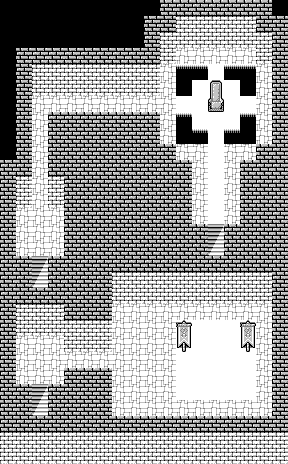

A level layout from a 2D game, rendered from its tile map. Below: a short description, then the map file with tile-grid data replaced by summaries:
An orthogonal 18x29 tile map with 16x16 px tiles, 2 tile layers (Tile Layer 1, Tile Layer 2), 2 tilesets and 14 objects (5x Character, 5x Target, 3x Event, Chest).

<map version="1.0" orientation="orthogonal" renderorder="right-down" width="18" height="29" tilewidth="16" tileheight="16" nextobjectid="35">
 <properties>
  <property name="bgm" value="plot_dungeon" />
  <property name="encounter" value="encounterset_level07_danger01" />
  <property name="name" value="Ares Castle" />
 </properties>
 <tileset firstgid="1" source="../tilesets/lower.tsx" />
 <tileset firstgid="176" source="../tilesets/upper.tsx" />
 <layer name="Tile Layer 1" width="18" height="29">
  <properties>
   <property name="z" value="0" />
  </properties>
  <data>[522 cells, 486 non-empty, 9 distinct tile ids]</data>
 </layer>
 <layer name="Tile Layer 2" width="18" height="29">
  <properties>
   <property name="z" value=".5" />
  </properties>
  <data>[522 cells, 6 non-empty, 4 distinct tile ids]</data>
 </layer>
 <objectgroup name="Object Layer 1">
  <object id="20" name="guard" type="Character" x="32" y="192" width="16" height="16">
   <properties>
    <property name="appearance" value="4dir_knight" />
    <property name="face" value="SOUTH" />
    <property name="hide" value="return getSwitch('entered_via_throne') or not getSwitch('twins02')" />
    <property name="onCollide" value="play('world3.5/castle_guard.lua')" />
    <property name="onInteract" value="play('world3.5/castle_guard.lua')" />
   </properties>
  </object>
  <object id="21" name="tele" type="Event" x="208" y="240" width="16" height="16">
   <properties>
    <property name="onCollide" value="targetTele('world3.5/castle04.tmx', 'stairs_n')" />
   </properties>
  </object>
  <object id="22" name="stairs_n" type="Target" x="208" y="224" width="16" height="16" />
  <object id="23" name="tele" type="Event" x="32" y="272" width="16" height="16">
   <properties>
    <property name="onCollide" value="targetTele('world3.5/castle04.tmx', 'stairs_nw'); sceneSwitch('entered_via_throne', false)" />
   </properties>
  </object>
  <object id="24" name="stairs_nw" type="Target" x="32" y="256" width="16" height="16" />
  <object id="25" name="ares" type="Character" x="208" y="112" width="16" height="16">
   <properties>
    <property name="appearance" value="4dir_golem" />
    <property name="hide" value="return getSwitch('twins02')" />
    <property name="onInteract" value="play('world3.5/ares02.lua')" />
   </properties>
  </object>
  <object id="26" name="chest" type="Chest" x="208" y="368" width="16" height="16">
   <properties>
    <property name="item" value="spell_stone" />
   </properties>
  </object>
  <object id="27" name="ares" type="Character" x="208" y="112" width="16" height="16">
   <properties>
    <property name="appearance" value="4dir_golem" />
    <property name="hide" value="return not getSwitch('twins02') or getSwitch('ares_dead')" />
    <property name="onInteract" value="play('world3.5/ares03.lua')" />
   </properties>
  </object>
  <object id="28" name="borg" type="Character" x="32" y="112" width="16" height="16">
   <properties>
    <property name="appearance" value="4dir_robot" />
    <property name="hide" value="return not getSwitch('ambush_arrives')" />
   </properties>
  </object>
  <object id="29" name="janine" type="Character" x="32" y="96" width="16" height="16">
   <properties>
    <property name="appearance" value="4dir_janine" />
    <property name="hide" value="return not getSwitch('ambush_arrives')" />
   </properties>
  </object>
  <object id="30" name="janine_target" type="Target" x="160" y="96" width="16" height="16" />
  <object id="31" name="borg_target" type="Target" x="144" y="96" width="16" height="16" />
  <object id="33" name="tele" type="Event" x="32" y="400" width="16" height="16">
   <properties>
    <property name="onCollide" value="targetTele('world3.5/castle04.tmx', 'stairs_sw'); sceneSwitch('entered_via_throne', false)" />
   </properties>
  </object>
  <object id="34" name="stairs_sw" type="Target" x="32" y="384" width="16" height="16" />
 </objectgroup>
</map>
